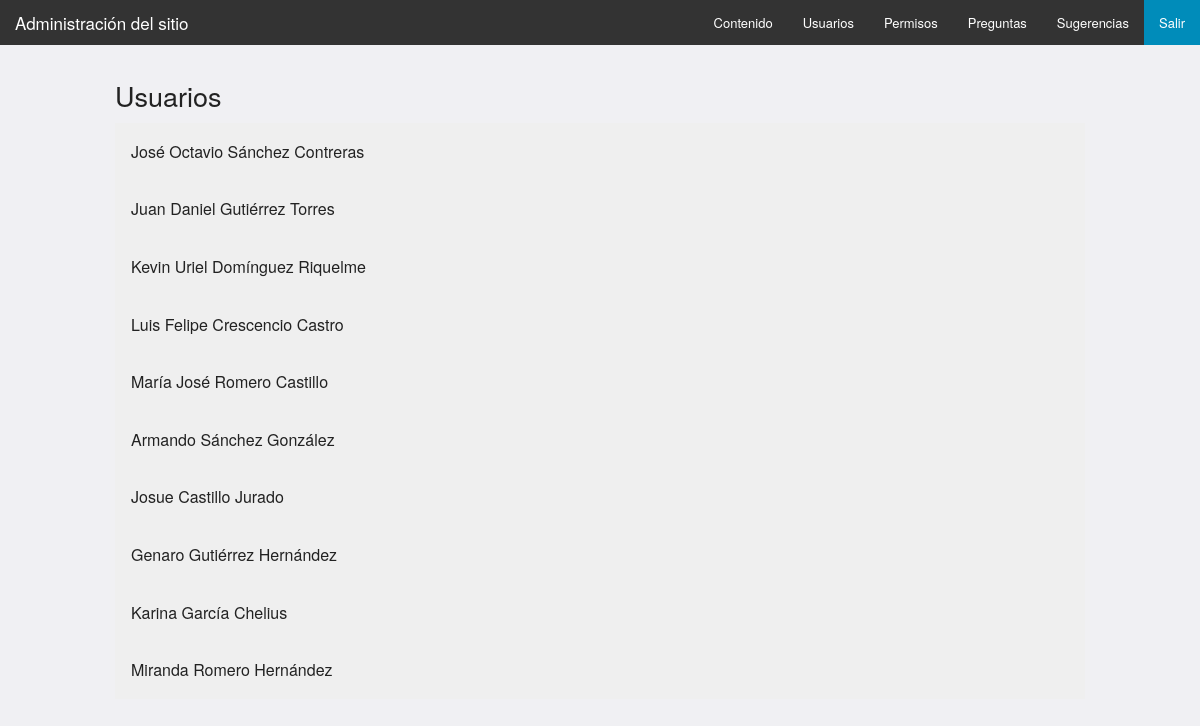
Page /admin/usuarios (signed in) on the committed database.
### tables this page shows
CREATE TABLE IF NOT EXISTS account (
    id INT(10) NOT NULL AUTO_INCREMENT,
    username VARCHAR(36) NOT NULL,
    pass VARCHAR(32) NOT NULL,
    kind VARCHAR(24) DEFAULT 'normal',
    status VARCHAR(24) DEFAULT 'activo',
    since TIMESTAMP DEFAULT CURRENT_TIMESTAMP,
    person_id INT(10) NOT NULL,

    PRIMARY KEY (id),
    INDEX (person_id),

    FOREIGN KEY (person_id)
    REFERENCES person(id)
    ON DELETE CASCADE
    ON UPDATE CASCADE
);

CREATE TABLE IF NOT EXISTS person (
    id INT(10) NOT NULL AUTO_INCREMENT,
    first_name VARCHAR(36) NOT NULL,
    last_name VARCHAR(64) NOT NULL,
    email VARCHAR(64) NOT NULL,
    phone VARCHAR(16) NOT NULL,
    birthdate TIMESTAMP NOT NULL,

    PRIMARY KEY (id),
    UNIQUE KEY (email)
);

### admin/library/View.php (called while the page is built, shortened)
<?php
class View extends Response {
    protected $template;
    protected $vars = [];
    public function __construct($template, $vars = []) {
        $this->template = $template;
        $this->vars = $vars;
    }
    public function getTemplate() {
        return $this->template;
    }
    public function getVars() {
        return $this->vars;
    }
    public function output() {
        $template = $this->getTemplate();
        $vars = $this->getVars();
        call_user_func(function () use ($template, $vars) {
            extract($vars);
            require "view/$template.tpl.php";
            require "view/layout.tpl.php";
        });
    }
}

### admin/index.php (called while the page is built, shortened)
    <?php
$received_url = filter_input(INPUT_GET, 'url', FILTER_SANITIZE_URL);
$url = empty($received_url) ? "contenido" : $received_url;
$request = new Request($url);
$request->execute();

### model/Account.php (called while the page is built, shortened)
<?php
class Account extends Database {
    function __construct($register_data = []) {
        $this->db_name = "en2portr3s";
    }
    function getFullInfo($username = '') {
        $this->query = "
            SELECT account.id, person.first_name, person.last_name, account.username, account.kind, account.since
            FROM person JOIN account ON person.id = account.person_id
        ";
        $this->retrieve();
        $matches = count($this->rows);
        return $this->rows;
    }
}

### model/Database.php (called while the page is built, shortened)
<?php
abstract class Database {
    private static $db_host = 'localhost';
    private static $db_user = 'n2x3_user';
    private static $db_pass = 'En2porTr3$';
    private static $db_enc = 'utf8';
    protected $db_name = 'default';
    protected $query;
    private $connection;
    private function connect() {
        $this->connection = new \mysqli(
                self::$db_host, self::$db_user, self::$db_pass, $this->db_name);
        $this->connection->set_charset(self::$db_enc);
    }
    protected function retrieve() {
        $result = $this->connection->query($this->query);
    }
}

### admin/view/usuarios.tpl.php (the view, shortened to what this page needs)
<?php
$account = new Account();
$list = $account->getFullInfo();
?>
<div id="users">
    <ul class="accordion" data-accordion>
        <h3>Usuarios</h3>
        <?php
        foreach ($list as $data) {
            ?>
            <li class="accordion-navigation">
                <a href="#regis_id_<?= $data['id'] ?>">
                    <?= $data['first_name'] ?> <?= $data['last_name'] ?>
                </a>
            </li>
            <?php
        }
        ?>
    </ul>
</div>

### admin/view/css/app.css (style rules this page uses)
body { background: #F0F0F3; }
ul.accordion { margin-left: 0px; }

### rows in the picture
account: person.first_name "José Octavio", person.last_name "Sánchez Contreras"
account: person.first_name "Juan Daniel", person.last_name "Gutiérrez Torres"
account: person.first_name "Kevin Uriel", person.last_name "Domínguez Riquelme"
account: person.first_name "Luis Felipe", person.last_name "Crescencio Castro"
account: person.first_name "María José", person.last_name "Romero Castillo"
account: person.first_name "Armando", person.last_name "Sánchez González"
account: person.first_name "Josue", person.last_name "Castillo Jurado"
account: person.first_name "Genaro", person.last_name "Gutiérrez Hernández"
account: person.first_name "Karina", person.last_name "García Chelius"
account: person.first_name "Miranda", person.last_name "Romero Hernández"
